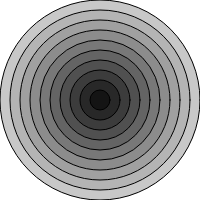
Frame 1 (no input)
Frame 60 (no input): identical to frame 1, image omitted
Frame 120 (the mouse pressed at the canvas centre since frame 60): identical to frame 1, image omitted

The p5.js sketch that drew this single still picture (run headless with seeded random() and noise() and a simulated clock; from frame 60 on, the mouse is pressed at the canvas centre):

// p5.js sketch
// ── sketch.js
let x = 100;
let y = 100;

function setup() {
createCanvas(200, 200)
strokeWeight(1);
}

function draw() {
  
  background(255);
  for (let d = 200; d >= 20; d -= 20){
  fill(d);
  ellipse (x, y, d);
  
  }
 
}
